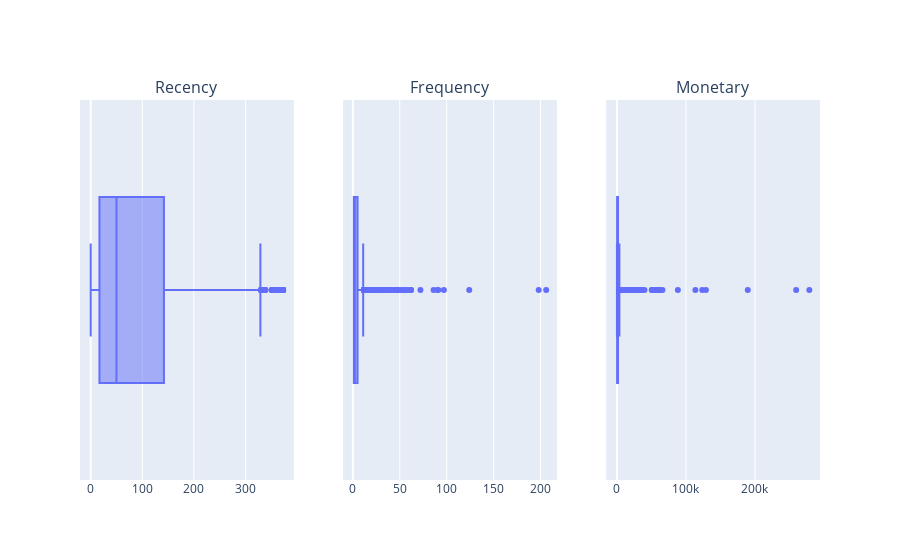

Notebook cell for this chart:
### Markdown cell above
Построим коробчатые диаграммы для каждого из признаков:

### Code cell
boxes = [px.box(rfm_table, x=column) 
        for column in rfm_table.columns]
fig = make_subplots(
    rows=1, cols=3, 
    subplot_titles=(
        "Recency","Frequency", "Monetary"
    )
)

for i, box in enumerate(boxes):
    fig.add_trace(boxes[i]['data'][0], row=1, col=i+1)

fig.update_layout(showlegend=True)
fig.write_html('boxplot_1.html')
fig.show()

### Figure 1 — Plotly figure (JSON) as saved in the notebook; plotly's stock layout.template omitted (floating-point values rounded to 4 significant figures; data arrays with more than 128 entries replaced by an {"elided": "..."} marker saying what was removed)
{"data": [{"alignmentgroup": "True", "hovertemplate": "Recency=%{x}<extra></extra>", "legendgroup": "", "marker": {"color": "#636efa"}, "name": "", "notched": false, "offsetgroup": "", "orientation": "h", "showlegend": false, "type": "box", "x": {"elided": "4334 int values"}, "x0": " ", "xaxis": "x", "y0": " ", "yaxis": "y"}, {"alignmentgroup": "True", "hovertemplate": "Frequency=%{x}<extra></extra>", "legendgroup": "", "marker": {"color": "#636efa"}, "name": "", "notched": false, "offsetgroup": "", "orientation": "h", "showlegend": false, "type": "box", "x": {"elided": "4334 int values"}, "x0": " ", "xaxis": "x2", "y0": " ", "yaxis": "y2"}, {"alignmentgroup": "True", "hovertemplate": "Monetary=%{x}<extra></extra>", "legendgroup": "", "marker": {"color": "#636efa"}, "name": "", "notched": false, "offsetgroup": "", "orientation": "h", "showlegend": false, "type": "box", "x": {"elided": "4334 float values"}, "x0": " ", "xaxis": "x3", "y0": " ", "yaxis": "y3"}], "layout": {"annotations": [{"font": {"size": 16}, "showarrow": false, "text": "Recency", "x": 0.1444, "xanchor": "center", "xref": "paper", "y": 1, "yanchor": "bottom", "yref": "paper"}, {"font": {"size": 16}, "showarrow": false, "text": "Frequency", "x": 0.5, "xanchor": "center", "xref": "paper", "y": 1, "yanchor": "bottom", "yref": "paper"}, {"font": {"size": 16}, "showarrow": false, "text": "Monetary", "x": 0.8556, "xanchor": "center", "xref": "paper", "y": 1, "yanchor": "bottom", "yref": "paper"}], "showlegend": true, "xaxis": {"anchor": "y", "domain": [0, 0.2889]}, "xaxis2": {"anchor": "y2", "domain": [0.3556, 0.6444]}, "xaxis3": {"anchor": "y3", "domain": [0.7111, 1]}, "yaxis": {"anchor": "x", "domain": [0, 1]}, "yaxis2": {"anchor": "x2", "domain": [0, 1]}, "yaxis3": {"anchor": "x3", "domain": [0, 1]}}}
